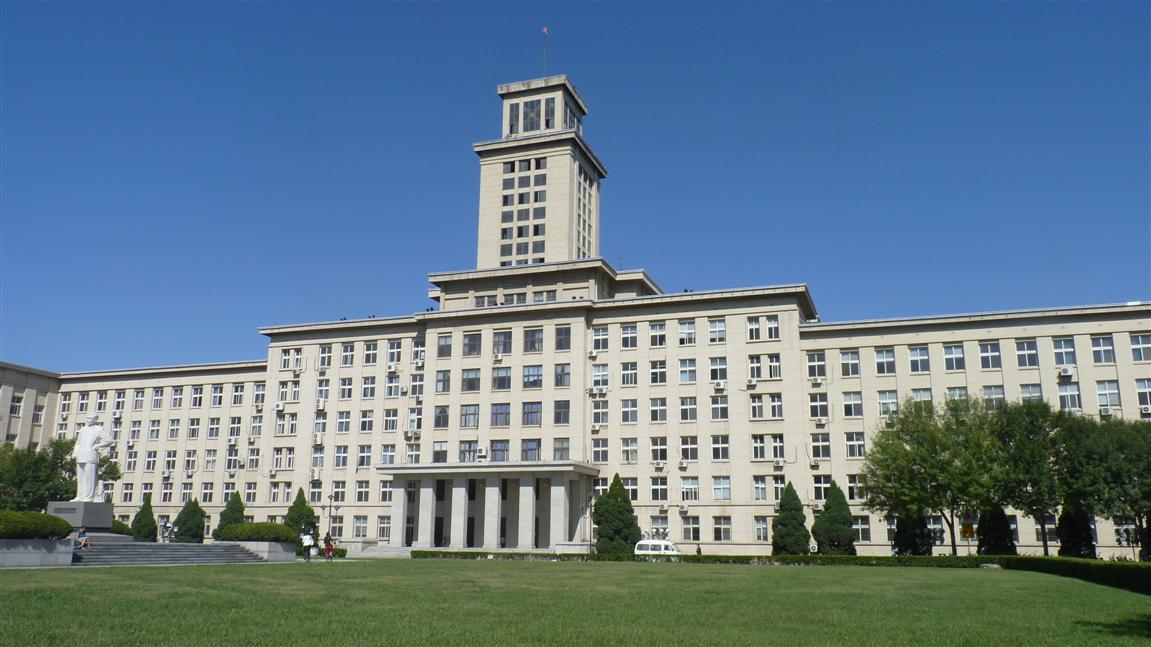
//> input picture 机器视觉技术/机器视觉实验/机器视觉实验sfy/0519_2412526_史峰源_实验三/testimg.jpg, 1151 x 647 px
$ ./histogram_equalization   (built with g++ and OpenCV 4)
//> lines starting //> are read from the running program, lines starting //| are printed output that depends on the picture
#include <iostream>
#include <fstream>
#include "opencv2/opencv.hpp"
#include "opencv2/imgproc/imgproc.hpp"
#include "opencv2/highgui/highgui.hpp"
#include <stdio.h>
#include<cmath>
using namespace cv;
using namespace std;

Mat myEqualizeHist(Mat img)
{
	//确保输入单通道灰度图片
	CV_Assert(img.type()==CV_8UC1);
	Mat EqualizedImg;
	/*

	完善直方图均衡化的计算过程

	*/
	EqualizedImg.create(img.rows,img.cols,img.type());
	int k=256;
	int H[256]={0};
	int M=img.rows;
	int N=img.cols;
	int MN=M*N;

	//形成直方图
	for(int i=0;i<M;i++){
		for(int j=0;j<N;j++){
			int pixcelValue=img.at<uchar>(i,j);
			H[pixcelValue]++;
		}
	}

	//形成累计直方图
	int Hc[256]={0};
	Hc[0]=H[0];
	for(int p=1;p<k;p++){
		Hc[p]=Hc[p-1]+H[p];
	}

	//设置查找表
	uchar T[256]={0};
	double factor=(double)(k-1)/MN;
	for(int p=0;p<k;p++){
		T[p]=(uchar)cvRound(factor*Hc[p]);
	}

	for(int i=0;i<M;i++){
		for(int j=0;j<N;j++){
			int originalPixel=img.at<char>(i,j);
			EqualizedImg.at<char>(i,j)=T[originalPixel];
		}
	}
	//返回原图像经过直方图均衡化后的变换结果
	return EqualizedImg;
}

void main()
{
	Mat input = imread("testimg.jpg");
//> input is the input picture: 647 rows x 1151 cols, CV_8UC3; mean B, G, R 141.3, 123.7, 99.5

	Mat gray;
	//彩色图转为灰度图
	cvtColor(input, gray, COLOR_BGR2GRAY);
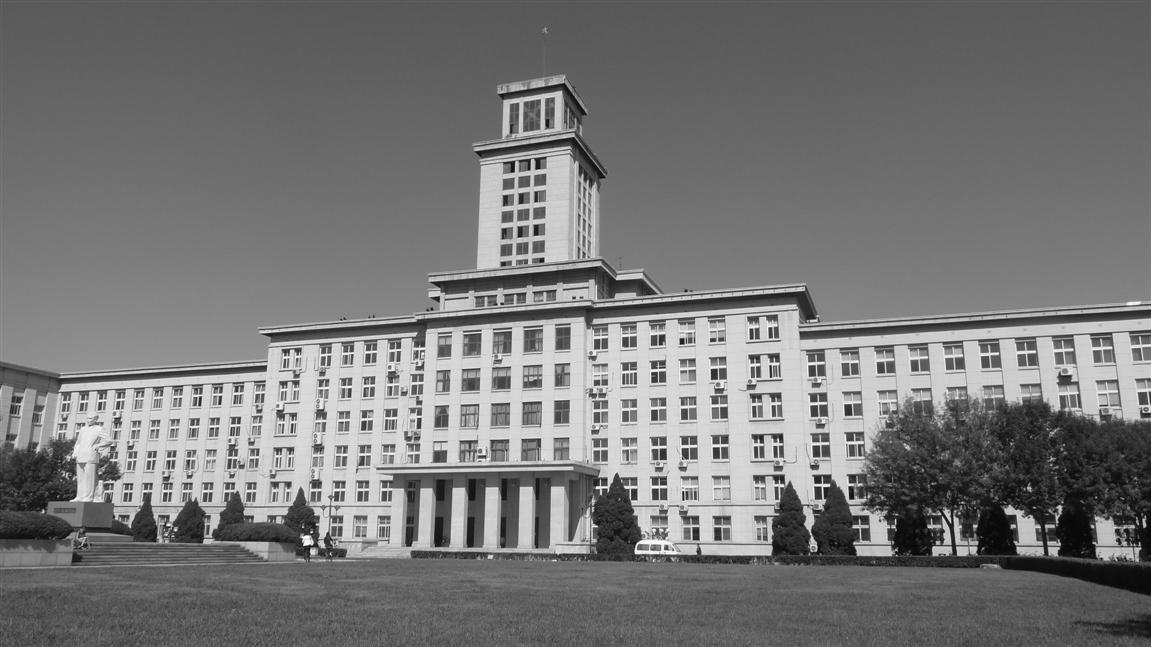
//> gray: 647 rows x 1151 cols, CV_8UC1; min 0, max 255, mean 118.4

	//直方图均衡化，需编程实现
	Mat EqualizedImg = myEqualizeHist(gray);
//> after the loop in myEqualizeHist, `for(int i=0;i<M;i++)`: H = 256 values, max 16576 at index 92, min 1 at index 0, mean 2909
//> in myEqualizeHist, `Hc[0]=H[0];`: Hc = 256 values, max 1 at index 0, min 0 at index 1, mean 0.00391
//> after the loop in myEqualizeHist, `for(int p=1;p<k;p++)`: Hc = 256 values from 1 to 744697
//> after the loop in myEqualizeHist, `for(int p=0;p<k;p++)`: T = 256 values from 0 to 255
//> after the loop in myEqualizeHist, `for(int i=0;i<M;i++)`:
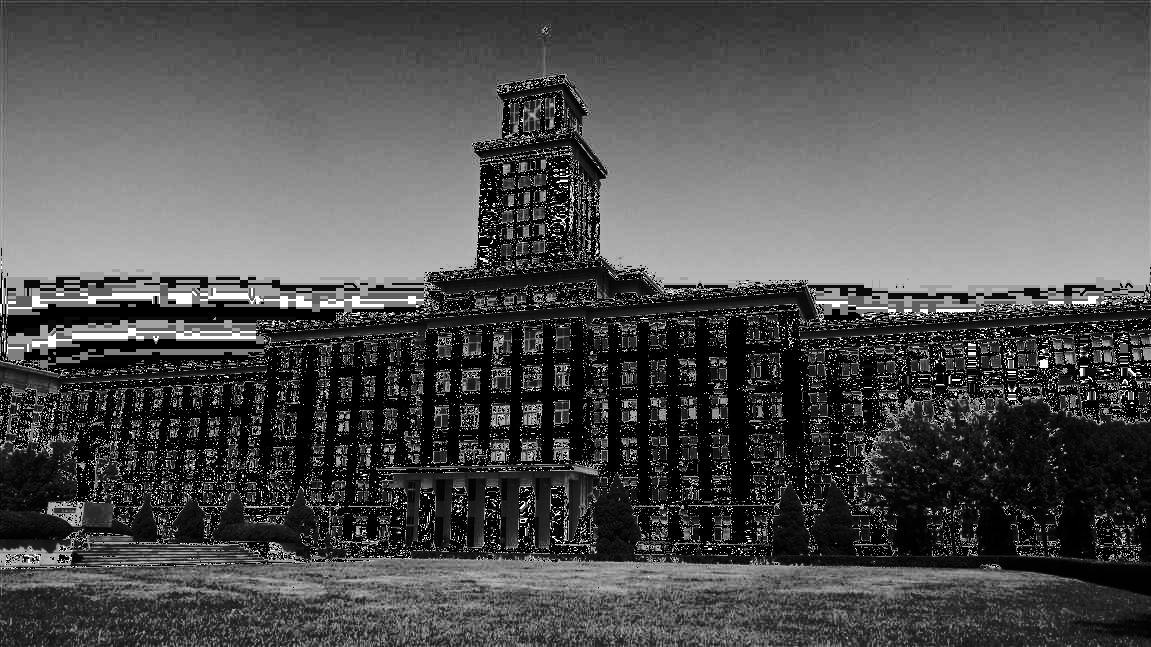
//> EqualizedImg: 647 rows x 1151 cols, CV_8UC1; min 0, max 255, mean 78.7

	imshow("input", input);
	imshow("EqualizedImg", EqualizedImg);
	waitKey(0);
}
